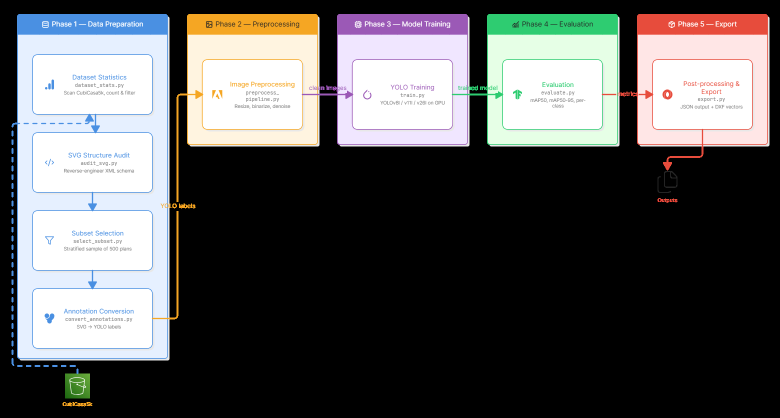
#> input picture images/workflow.png, 1560 x 836 px, given as the content of the folder data/yolo_dataset/images/train, which was not available (shown at 1/2 size)
$ python preprocess_pipeline.py
#> lines starting #> are read from the running program, lines starting #| are printed output that depends on the picture; after the words box and inside, x2 and y2 are one past the last pixel; in counts of white or black regions, pixels touching at a corner belong together; pictures that were not available may be replaced by others from this repository, and a replacement may not be noted
### src/utils/logger.py
"""
Centralized logging utility.

Every script in the project calls get_logger(__name__) to get a logger
that simultaneously writes to console (with color via Rich) and to a
timestamped file under logs/. This means every run is permanently recorded.
"""

import logging
import sys
from datetime import datetime
from pathlib import Path


def get_logger(name: str, log_dir: str = "logs") -> logging.Logger:
    """
    Returns a configured logger that writes to both console and a log file.

    Args:
        name:    Usually __name__ of the calling module.
        log_dir: Directory to write log files into.

    Returns:
        A Python Logger instance.
    """
#> in process_dataset, img is the input picture: shape (836, 1560, 3); mean B, G, R 87.4, 87.5, 87.7
    logger = logging.getLogger(name)

    # Avoid adding duplicate handlers if called multiple times
    if logger.handlers:
        return logger

    logger.setLevel(logging.DEBUG)

    # ── Console handler (INFO and above) ─────────────────────────────────
    console_handler = logging.StreamHandler(sys.stdout)
    console_handler.setLevel(logging.INFO)
    console_format = logging.Formatter(
        fmt="%(asctime)s | %(levelname)-8s | %(name)s | %(message)s",
        datefmt="%H:%M:%S",
    )
    console_handler.setFormatter(console_format)

    # ── File handler (DEBUG and above) ───────────────────────────────────
    Path(log_dir).mkdir(parents=True, exist_ok=True)
    timestamp = datetime.now().strftime("%Y%m%d_%H%M%S")
    log_file = Path(log_dir) / f"{timestamp}_{name.replace('.', '_')}.log"

    file_handler = logging.FileHandler(log_file, encoding="utf-8")
    file_handler.setLevel(logging.DEBUG)
    file_format = logging.Formatter(
        fmt="%(asctime)s | %(levelname)-8s | %(name)s | %(funcName)s:%(lineno)d | %(message)s",
        datefmt="%Y-%m-%d %H:%M:%S",
    )
    file_handler.setFormatter(file_format)

    logger.addHandler(console_handler)
    logger.addHandler(file_handler)

    return logger

### src/preprocessing/preprocess_pipeline.py
"""
Preprocessing Pipeline — Phase 2

PURPOSE:
    Transforms raw floor plan PNGs into model-ready tensors at 1024x1024.
    Applies Otsu binarization, morphological closing, letterboxing, and
    bounding box coordinate adjustment.

HOW TO RUN:
    python src/preprocessing/preprocess_pipeline.py
"""

import os
import sys
from pathlib import Path
import cv2
import numpy as np
from tqdm import tqdm

sys.path.insert(0, str(Path(__file__).resolve().parents[2]))
from src.utils.logger import get_logger

logger = get_logger(__name__)

# --- Configuration Parameters ---
TARGET_SIZE = 1024
PAD_COLOR = (114, 114, 114)  # YOLO standard gray
MORPH_KERNEL = np.ones((3, 3), np.uint8)


def clean_floorplan_image(img: np.ndarray) -> np.ndarray:
    """
    Cleans structural lines using binarization and morphology.
    """
    # 1. Grayscale
    gray = cv2.cvtColor(img, cv2.COLOR_BGR2GRAY)
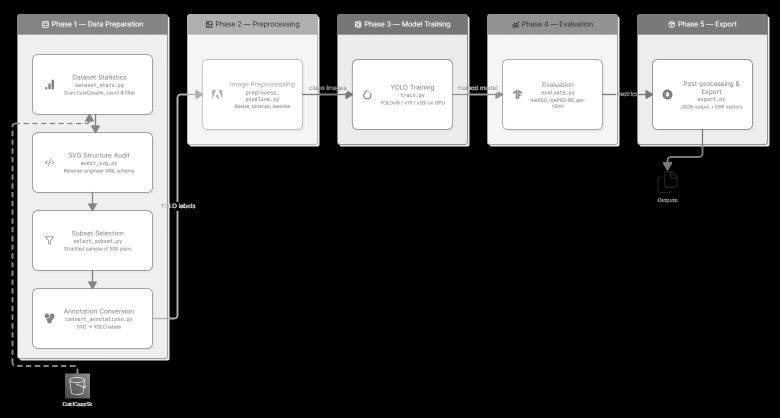
#> gray: shape (836, 1560) (shown at 1/2 size); min 0, max 255, mean 87.5

    # 2. Otsu Binarization (Inverted so lines are white, paper is black)
    # This is required because OpenCV morphology works on white objects.
    _, thresh = cv2.threshold(gray, 0, 255, cv2.THRESH_BINARY_INV + cv2.THRESH_OTSU)
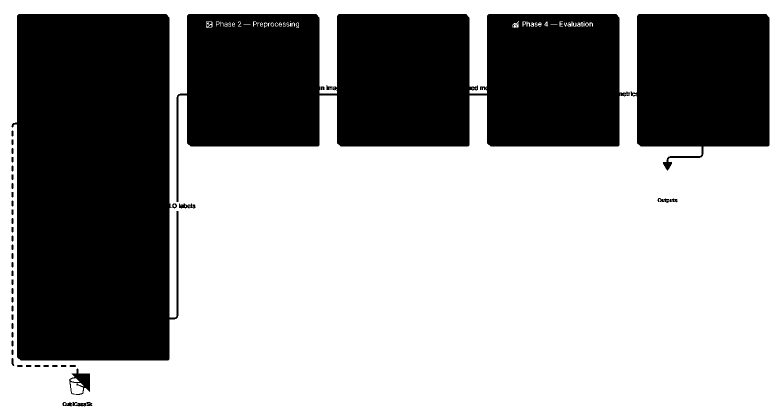
#> thresh: shape (836, 1560) (shown at 1/2 size); 61.9% white; 57 black regions (10 under 20 px), largest, box (x1, y1, x2, y2) and area: (23, 28, 357, 721) 212351, (353, 28, 1261, 404) 210781, (1261, 28, 1539, 341) 70806

    # 3. Morphological Closing (dilate then erode) to patch broken lines
    closed = cv2.morphologyEx(thresh, cv2.MORPH_CLOSE, MORPH_KERNEL, iterations=1)
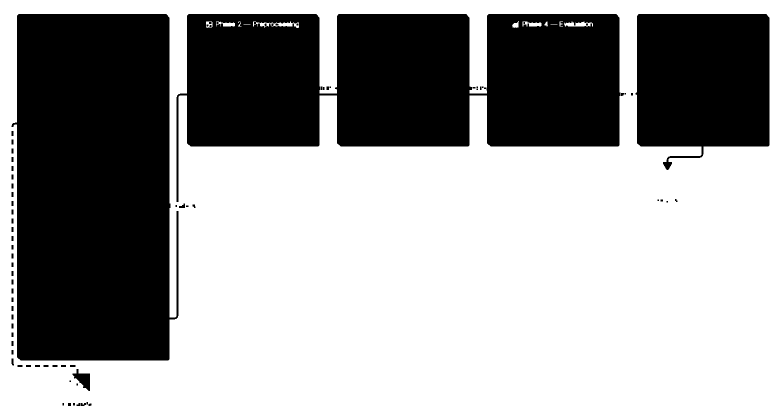
#> closed: shape (836, 1560) (shown at 1/2 size); 62% white; 75 black regions (21 under 20 px), largest, box (x1, y1, x2, y2) and area: (23, 28, 357, 721) 212286, (353, 28, 1241, 404) 209950, (1271, 28, 1539, 340) 70743

    # 4. Invert back (lines are black, paper is white)
    cleaned_inv = cv2.bitwise_not(closed)

    # 5. Light Gaussian Blur to soften jagged binary edges
    blurred = cv2.GaussianBlur(cleaned_inv, (3, 3), 0)
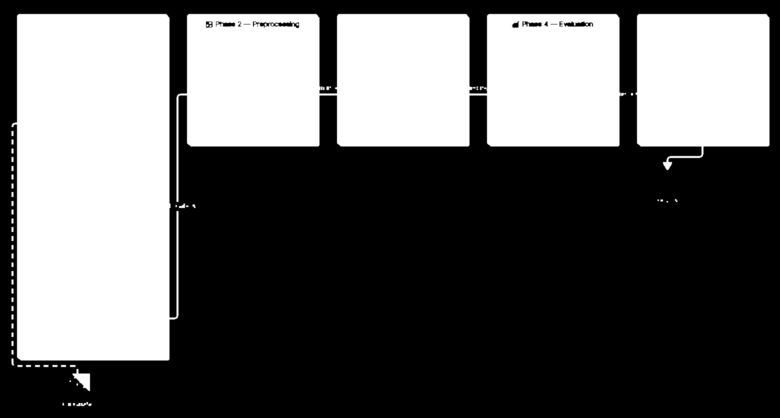
#> blurred: shape (836, 1560) (shown at 1/2 size); min 0, max 255, mean 96.9

    # 6. Stack back to 3 channels to maintain pre-trained weights compatibility
    final_img = cv2.cvtColor(blurred, cv2.COLOR_GRAY2BGR)

    return final_img


def letterbox_image_and_labels(
    img: np.ndarray, labels: list[str], target_size: int
) -> tuple[np.ndarray, list[str]]:
    """
    Scales image to target_size while preserving aspect ratio, pads with gray,
    and recalculates YOLO bounding box coordinates.
    """
#> called with target_size = 1024
    h, w = img.shape[:2]
#> h = 836; w = 1560

    # Calculate scale factor
    scale = min(target_size / w, target_size / h)
#> scale = 0.656
    new_w = int(w * scale)
#> new_w = 1024
    new_h = int(h * scale)
#> new_h = 548

    # Resize image
    resized = cv2.resize(img, (new_w, new_h), interpolation=cv2.INTER_AREA)
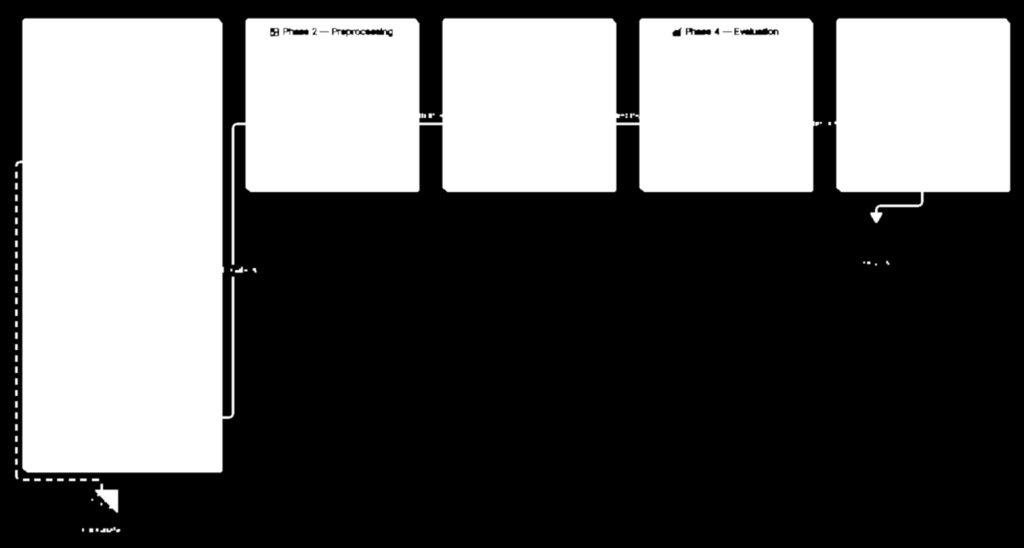
#> resized: shape (548, 1024, 3); min 0, max 255, mean 96.9

    # Calculate padding
    pad_w = target_size - new_w
#> pad_w = 0
    pad_h = target_size - new_h
#> pad_h = 476
    pad_left = pad_w // 2
#> pad_left = 0
    pad_right = pad_w - pad_left
#> pad_right = 0
    pad_top = pad_h // 2
#> pad_top = 238
    pad_bottom = pad_h - pad_top
#> pad_bottom = 238

    # Apply padding
    padded_img = cv2.copyMakeBorder(
        resized,
        pad_top,
        pad_bottom,
        pad_left,
        pad_right,
        cv2.BORDER_CONSTANT,
        value=PAD_COLOR,
    )
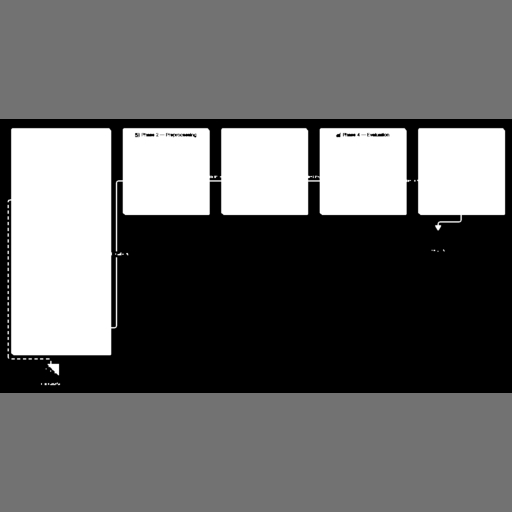
#> padded_img: shape (1024, 1024, 3) (shown at 1/2 size); min 0, max 255, mean 104.9

    # Adjust bounding boxes
    new_labels = []
    for line in labels:
        parts = line.strip().split()
        if len(parts) != 5:
            continue

        cls_id = int(parts[0])
        cx_norm, cy_norm, bw_norm, bh_norm = map(float, parts[1:])

        # Denormalize to original pixel coordinates
        cx_orig = cx_norm * w
        cy_orig = cy_norm * h
        bw_orig = bw_norm * w
        bh_orig = bh_norm * h

        # Scale to new pixel coordinates and add padding offsets
        cx_new = (cx_orig * scale) + pad_left
        cy_new = (cy_orig * scale) + pad_top
        bw_new = bw_orig * scale
        bh_new = bh_orig * scale

        # Renormalize based on the new padded target size
        cx_final = cx_new / target_size
        cy_final = cy_new / target_size
        bw_final = bw_new / target_size
        bh_final = bh_new / target_size

        # Ensure boxes don't mathematically bleed over 1.0 due to float rounding
        cx_final = min(max(cx_final, 0.0), 1.0)
        cy_final = min(max(cy_final, 0.0), 1.0)

        new_labels.append(
            f"{cls_id} {cx_final:.6f} {cy_final:.6f} {bw_final:.6f} {bh_final:.6f}"
        )
#> after the loop, new_labels = []

    return padded_img, new_labels


def process_dataset():
    splits = ["train", "val", "test"]
    base_dir = Path("data/yolo_dataset")
    output_dir = Path("data/yolo_dataset_processed")

    for split in splits:
        img_dir = base_dir / "images" / split
        label_dir = base_dir / "labels" / split

        out_img_dir = output_dir / "images" / split
        out_label_dir = output_dir / "labels" / split

        out_img_dir.mkdir(parents=True, exist_ok=True)
        out_label_dir.mkdir(parents=True, exist_ok=True)

        images = list(img_dir.glob("*.png"))
        if not images:
            continue

        logger.info(f"Preprocessing {split} set ({len(images)} images)...")

        for img_path in tqdm(images, desc=split):
            label_path = label_dir / (img_path.stem + ".txt")

            # Read image and labels
            img = cv2.imread(str(img_path))
            if img is None:
                continue

            labels = []
            if label_path.exists():
                with open(label_path, "r") as f:
                    labels = f.readlines()

            # 1. Clean the drawing
            cleaned_img = clean_floorplan_image(img)

            # 2. Letterbox and adjust coordinates
            final_img, final_labels = letterbox_image_and_labels(
                cleaned_img, labels, TARGET_SIZE
            )
#> final_labels = []

            # 3. Save outputs
            cv2.imwrite(str(out_img_dir / img_path.name), final_img)

            if final_labels:
                with open(out_label_dir / label_path.name, "w") as f:
                    f.write("\n".join(final_labels))


if __name__ == "__main__":
    logger.info(f"Starting pipeline. Target resolution: {TARGET_SIZE}x{TARGET_SIZE}")
    process_dataset()
    logger.info("Preprocessing complete. Dataset is ready for YOLO training.")
